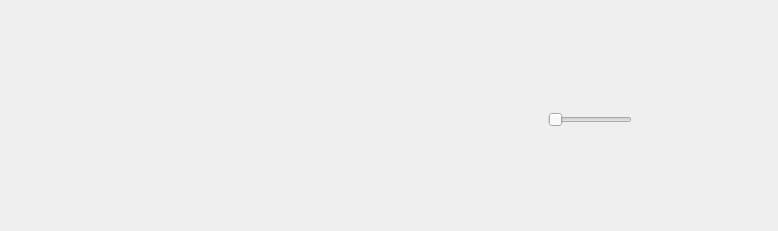
<?xml version="1.0" encoding="UTF-8"?>
<ui version="4.0">
    <class>Bottom_bar</class>
    <widget class="QWidget" name="Bottom_bar">
        <property name="geometry">
            <rect>
                <x>0</x>
                <y>0</y>
                <width>778</width>
                <height>229</height>
            </rect>
        </property>
        <layout class="QHBoxLayout" name="horizontalLayout">
            <property name="spacing">
                <number>60</number>
            </property>
            <property name="topMargin">
                <number>20</number>
            </property>
            <item>
                <spacer name="spacer1">
                    <property name="orientation">
                        <enum>Qt::Horizontal</enum>
                    </property>
                    <property name="sizeHint" stdset="0">
                        <size>
                            <width>40</width>
                            <height>200</height>
                        </size>
                    </property>
                </spacer>
            </item>
            <item>
                <widget class="QLabel" name="placeholder"/>
            </item>
            <item>
                <widget class="QLabel" name="btn_favo"/>
            </item>
            <item>
                <widget class="QLabel" name="btn_last"/>
            </item>
            <item>
                <widget class="QLabel" name="btn_pause"/>
            </item>
            <item>
                <widget class="QLabel" name="btn_next"/>
            </item>
            <item>
                <widget class="QLabel" name="btn_circle"/>
            </item>
            <item>
                <widget class="QSlider" name="slider">
                    <property name="sizePolicy">
                        <sizepolicy hsizetype="Fixed" vsizetype="Fixed">
                            <horstretch>0</horstretch>
                            <verstretch>0</verstretch>
                        </sizepolicy>
                    </property>
                    <property name="orientation">
                        <enum>Qt::Horizontal</enum>
                    </property>
                </widget>
            </item>
            <item>
                <spacer name="spacer2">
                    <property name="orientation">
                        <enum>Qt::Horizontal</enum>
                    </property>
                    <property name="sizeHint" stdset="0">
                        <size>
                            <width>40</width>
                            <height>200</height>
                        </size>
                    </property>
                </spacer>
            </item>
        </layout>
    </widget>
    <resources/>
    <connections/>
</ui>
